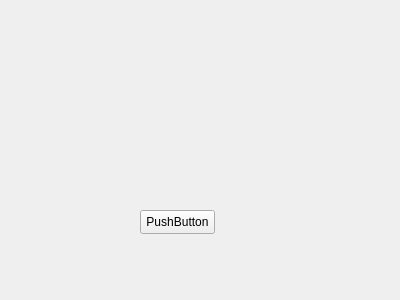
<?xml version="1.0" encoding="UTF-8"?>
<ui version="4.0">
    <class>Widget</class>
    <widget class="QWidget" name="Widget">
        <property name="geometry">
            <rect>
                <x>0</x>
                <y>0</y>
                <width>400</width>
                <height>300</height>
            </rect>
        </property>
        <property name="windowTitle">
            <string>Form</string>
        </property>
        <widget class="QPushButton" name="pushButton">
            <property name="geometry">
                <rect>
                    <x>140</x>
                    <y>210</y>
                    <width>75</width>
                    <height>24</height>
                </rect>
            </property>
            <property name="text">
                <string>PushButton</string>
            </property>
        </widget>
    </widget>
    <resources/>
    <connections/>
</ui>
